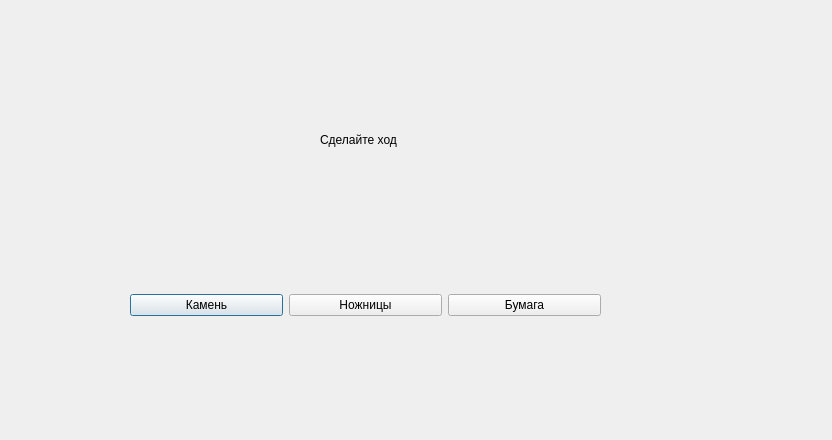
<?xml version="1.0" encoding="UTF-8"?>
<ui version="4.0">
 <class>GameWindow</class>
 <widget class="QDialog" name="GameWindow">
  <property name="geometry">
   <rect>
    <x>0</x>
    <y>0</y>
    <width>832</width>
    <height>440</height>
   </rect>
  </property>
  <property name="windowTitle">
   <string>Dialog</string>
  </property>
  <widget class="QLabel" name="stateLabel">
   <property name="geometry">
    <rect>
     <x>320</x>
     <y>130</y>
     <width>92</width>
     <height>20</height>
    </rect>
   </property>
   <property name="text">
    <string>Сделайте ход</string>
   </property>
   <property name="textFormat">
    <enum>Qt::TextFormat::AutoText</enum>
   </property>
  </widget>
  <widget class="QWidget" name="layoutWidget">
   <property name="geometry">
    <rect>
     <x>130</x>
     <y>230</y>
     <width>471</width>
     <height>151</height>
    </rect>
   </property>
   <layout class="QHBoxLayout" name="ChooseBoxLayout">
    <item>
     <widget class="QPushButton" name="rock_Button">
      <property name="text">
       <string>Камень</string>
      </property>
     </widget>
    </item>
    <item>
     <widget class="QPushButton" name="scissors_Button">
      <property name="text">
       <string>Ножницы</string>
      </property>
     </widget>
    </item>
    <item>
     <widget class="QPushButton" name="paper_Button">
      <property name="text">
       <string>Бумага</string>
      </property>
     </widget>
    </item>
   </layout>
  </widget>
 </widget>
 <resources/>
 <connections/>
</ui>
